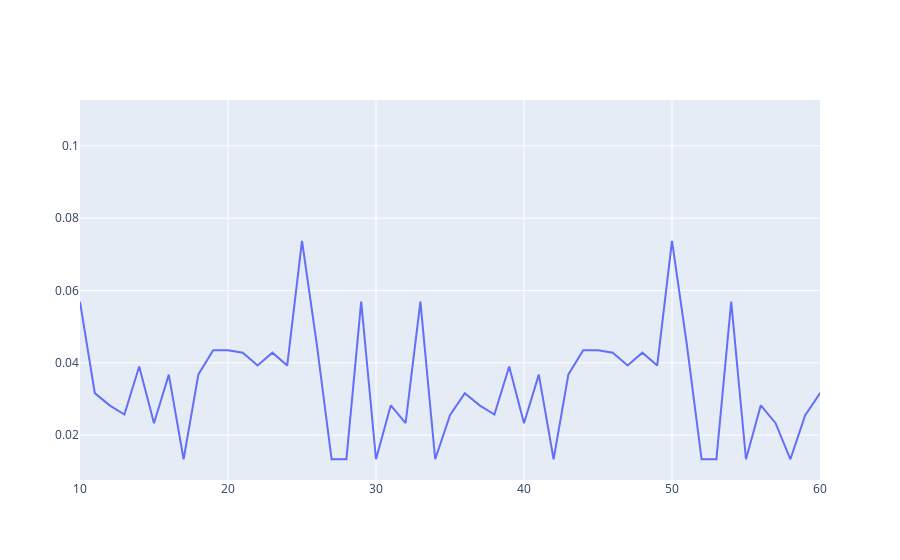
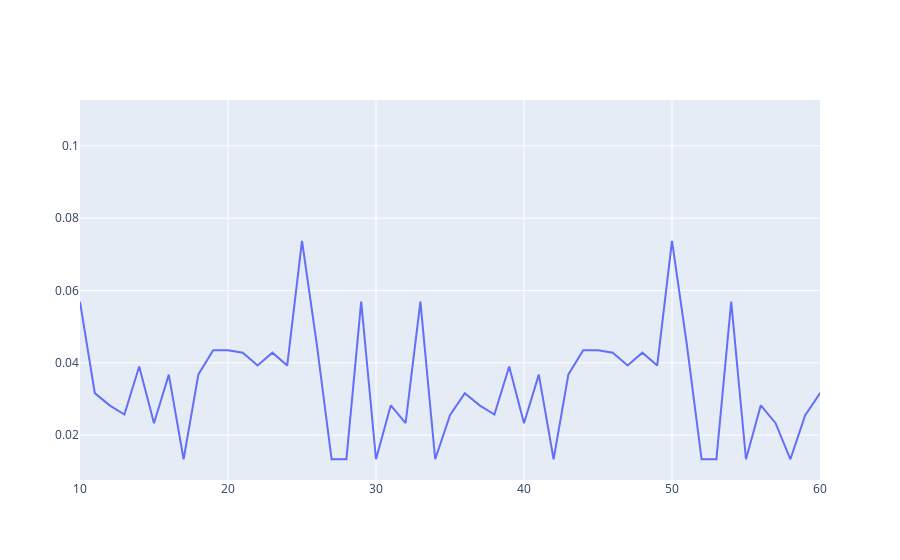

Write notebook code for charts like these, in order.
### Code cell
import plotly.graph_objects as go
import numpy as np

normal = open('/Users/haraldott/Downloads/bert_epochs_100_seq_len_7_description__no_anomaly_1/anomaly_loss_values', 'r')
#anomaly_indices = open('/Users/haraldott/Downloads/bert_epochs_100_hiddenunits_250results/anomaly_loss_indices')
anomaly = open('/Users/haraldott/Downloads/bert_epochs_100_seq_len_7_description__no_anomaly_1/anomaly_loss_values', 'r')


normal_values = [float(y) for y in normal.readlines()]
log_containing_anomalies = [float(y) for y in anomaly.readlines()]
#anomaly_indices = [int(i) for i in anomaly_indices.readlines()]

#df = pd.DataFrame(log_containing_anomalies, index=anomaly_indices)

fig = go.Figure(data=go.Scatter(y=log_containing_anomalies))
fig.update_xaxes(range=[10, 60])
fig.show()

fig2 = go.Figure(data=go.Scatter(y=normal_values))
fig2.update_xaxes(range=[10, 60])
fig2.show()

### Figure 1 — Plotly figure (JSON) as saved in the notebook; plotly's stock layout.template omitted (floating-point values rounded to 4 significant figures; data arrays with more than 128 entries replaced by an {"elided": "..."} marker saying what was removed)
{"data": [{"type": "scatter", "y": {"elided": "4903 float values"}}], "layout": {"xaxis": {"range": [10, 60]}}}

### Figure 2 — Plotly figure (JSON) as saved in the notebook; plotly's stock layout.template omitted (floating-point values rounded to 4 significant figures; data arrays with more than 128 entries replaced by an {"elided": "..."} marker saying what was removed)
{"data": [{"type": "scatter", "y": {"elided": "4903 float values"}}], "layout": {"xaxis": {"range": [10, 60]}}}
